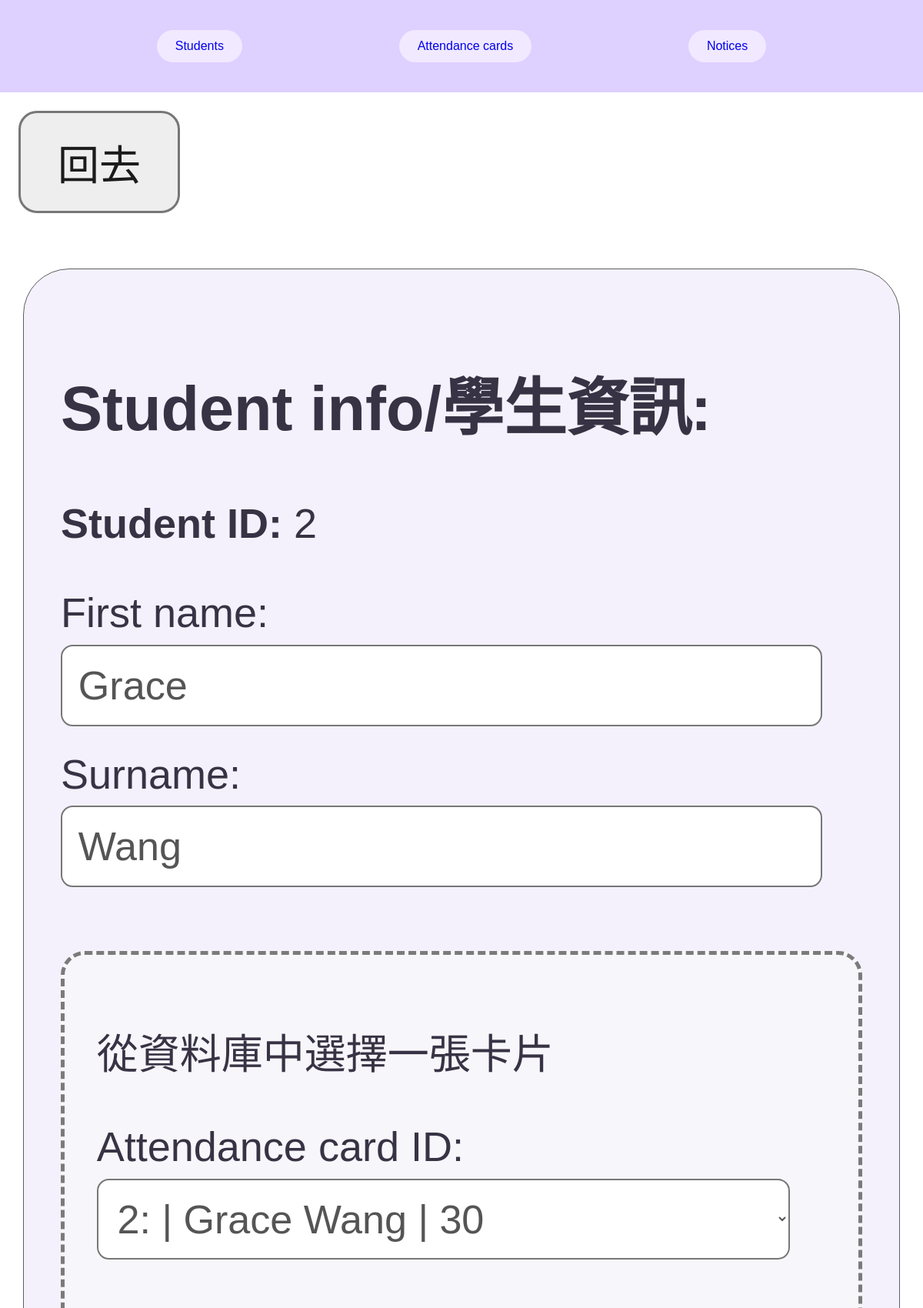
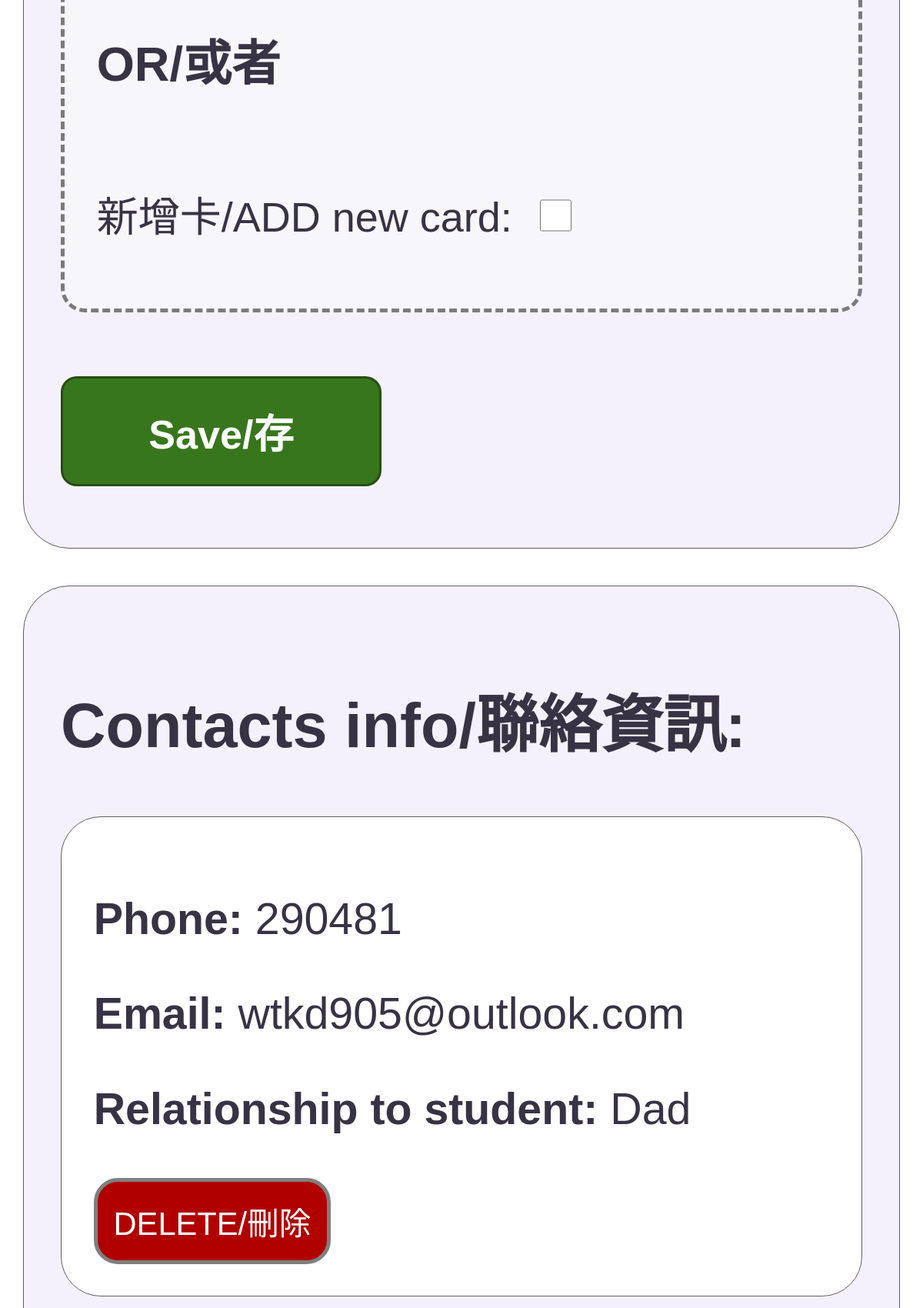
The app's page /edit?student_id=2&og_page=/students? (upper part) with its own data (2 pictures, top to bottom).
### tables this page shows
CREATE TABLE STUDENTS (student_id INTEGER PRIMARY KEY, first_name TEXT, surname TEXT, card_id INTEGER REFERENCES ATTENDANCE_CARDS (card_id));

CREATE TABLE STUDENTS_CONTACTS (student_id INTEGER REFERENCES STUDENTS (student_id), contact_id INTEGER REFERENCES CONTACTS (contact_id), relationship_to_student TEXT);

CREATE TABLE CONTACTS (contact_id INTEGER PRIMARY KEY, phone TEXT, email TEXT);

### app.py (the view)
@app.route("/edit", methods = ['GET'] )
def edit_page():
    student_id = request.args.get("student_id")
    db = get_db()
    at_d = {}
    og_page = request.args.get("og_page")
    student = db.execute("SELECT * FROM STUDENTS WHERE student_id = ?", (student_id,)).fetchone()
    contacts = db.execute("SELECT CONTACTS.contact_id, CONTACTS.phone, CONTACTS.email, STUDENTS_CONTACTS.relationship_to_student FROM " \
    "STUDENTS_CONTACTS JOIN CONTACTS ON STUDENTS_CONTACTS.contact_id = CONTACTS.contact_id WHERE STUDENTS_CONTACTS.student_id = ?", (student_id,)).fetchall()
    classes = get_all_classes()
    student_classes = db.execute("SELECT class_id FROM STUDENTS_CLASSES WHERE student_id = ?", (student_id,)).fetchall()
    all_contacts = db.execute("SELECT * FROM CONTACTS").fetchall()
    cards = db.execute("SELECT ATTENDANCE_CARDS.card_id, COUNT(ATTENDANCE_RECORDS.attendance_id) AS attendance_count " \
    "FROM ATTENDANCE_CARDS LEFT JOIN ATTENDANCE_RECORDS ON ATTENDANCE_CARDS.card_id = ATTENDANCE_RECORDS.card_id GROUP BY" \
    " ATTENDANCE_CARDS.card_id").fetchall()
    for c in cards:
        at_d[c["card_id"]] = {"Students": [], "Count": c["attendance_count"]}
    card_students = get_all_students()
    for s in card_students:
        if s["card_id"] in at_d:
            at_d[s["card_id"]]["Students"].append((s["first_name"], s["surname"]))
    return render_template("editpage.html", student_id=student_id, student_classes=[row["class_id"] for row in student_classes], student=student, classes=classes, contacts=contacts, at_d=at_d, all_contacts=all_contacts, og_page=og_page)

### app.py (called while the page is built)
def get_db():
    if "db" not in g:
        g.db = sqlite3.connect(DATABASE)
        g.db.row_factory = sqlite3.Row
    return g.db

def get_all_students():
    db = get_db()
    return db.execute("SELECT * FROM STUDENTS").fetchall()

def get_all_classes():
    db =get_db()
    return  db.execute("SELECT * FROM CLASSES").fetchall()

### templates/editpage.html (shortened to what this page needs)
{% extends "layout.html" %}
{% block content %}
<link rel="stylesheet" href="{{ url_for('static', filename='editpage.css') }}">
    <a class="back-button" href="{{ og_page }}">回去</a>
    <section>
          <h2>Student info/學生資訊:</h2>
          <form method="POST" action="{{ url_for('update_student', student_id=student_id) }}">
              <p><strong>Student ID: </strong>{{student_id}}</p>
              First name:
              <input type="text"
                    name="first_name"
                    value="{{student["first_name"]}}">
              Surname:
              <input type="text"
                    name="surname"
                    value="{{student["surname"]}}">
              <div class="card-section">
                  <p>從資料庫中選擇一張卡片</p>
                  <label for="attendance_card_id">Attendance card ID:</label>
                      <select name="attendance_card_id">
                        {% for cards in at_d %}
                          <option value="{{cards}}" {% if cards == student["card_id"] %}selected{% endif %}>
                              {{cards}}:
                          </option>
                        {% endfor %}
                      </select>
                  <h3> OR/或者 </h3>
                  <label class="new-card"> 新增卡/ADD new card:</label>
                    <input type="checkbox" name="new_card">
              </div>
                  <button class="save-button" type="submit">
                      Save/存
                  </button>
          </form>
    </section>
        <section>
            <h2>Contacts info/聯絡資訊:</h2>
                {% for c in contacts %}
                  <div class="student-contacts">
                      <form method="POST" action="{{ url_for('update_student', student_id=student_id) }}">
                          <p><strong>Phone:</strong> {{c["phone"]}} </p>
                          <p><strong>Email:</strong> {{c["email"]}} </p>
                          <p><strong>Relationship to student:</strong> {{c["relationship_to_student"]}} </p>
                          <button class="delete-button" type="submit">
                            DELETE/刪除
                          </button>
                      </form>
                  </div>
                {% endfor %}
        </section>
{% endblock %}

### static/layout.css (style rules this page uses)
html, body, main { margin: 0; padding: 0; width: 100%; font-family: sans-serif; }
body { padding-top: 10cqw; }

### static/editpage.css (style rules this page uses)
.back-button { display: inline-block; background-color: #eeeeee; color: #1b1b1b; padding: 2cqw 4cqw; margin: 2cqw; border: 0.3cqw solid #777777; border-radius: 2cqw; font-size: 4.5cqw; text-decoration: none; }
section { container-type: inline-size; width: 95%; box-sizing: border-box; background-color: #f4f1fc; border: 0.15cqw solid #5e5e5e; border-radius: 5cqw; padding: 4cqw; margin: 4cqw auto; font-size: 4.5cqw; color: #383344; }
form input[type="text"], form select { width: 95%; box-sizing: border-box; padding: 2cqw; margin: 1cqw 0 3cqw 0; border: 0.2cqw solid #777777; border-radius: 1.5cqw; background-color: white; color: #555555; font-size: 5cqw; }
form input[type="checkbox"] { width: 4cqw; height: 4cqw; margin: 2cqw; }
.card-section, .contact-section { background-color: #f7f6fa; padding: 3cqw 4cqw; margin: 5cqw 0; border: 0.5cqw dashed rgb(123, 123, 123); border-radius: 3cqw; }
.save-button { width: 40%; background-color: #38761d; color: white; padding: 3cqw; margin: 3cqw 0; border: 0.3cqw solid #274e13; border-radius: 2cqw; font-size: 5cqw; font-weight: bold; }
.delete-button { padding: 2cqw; font-size: 4cqw; color: white; background-color: #b00000; border: 0.5cqw solid #7f7f7f; border-radius: 3cqw; }
.new-card { display: inline-block; padding: 5cqw 0; }
.student-contacts { background-color: white; border: 0.15cqw solid #5e5e5e; border-radius: 5cqw; padding: 4cqw; margin: 4cqw auto; font-size: 5.5cqw; color: #383344; }

### records on screen
STUDENTS: first_name "Grace", surname "Wang", attendance_card_id "2: | Grace Wang | 30"
STUDENTS_CONTACTS: phone "290481", email "wtkd905@outlook.com", relationship_to_student "Dad"

### other values on screen
{{ student_id }} "2"
